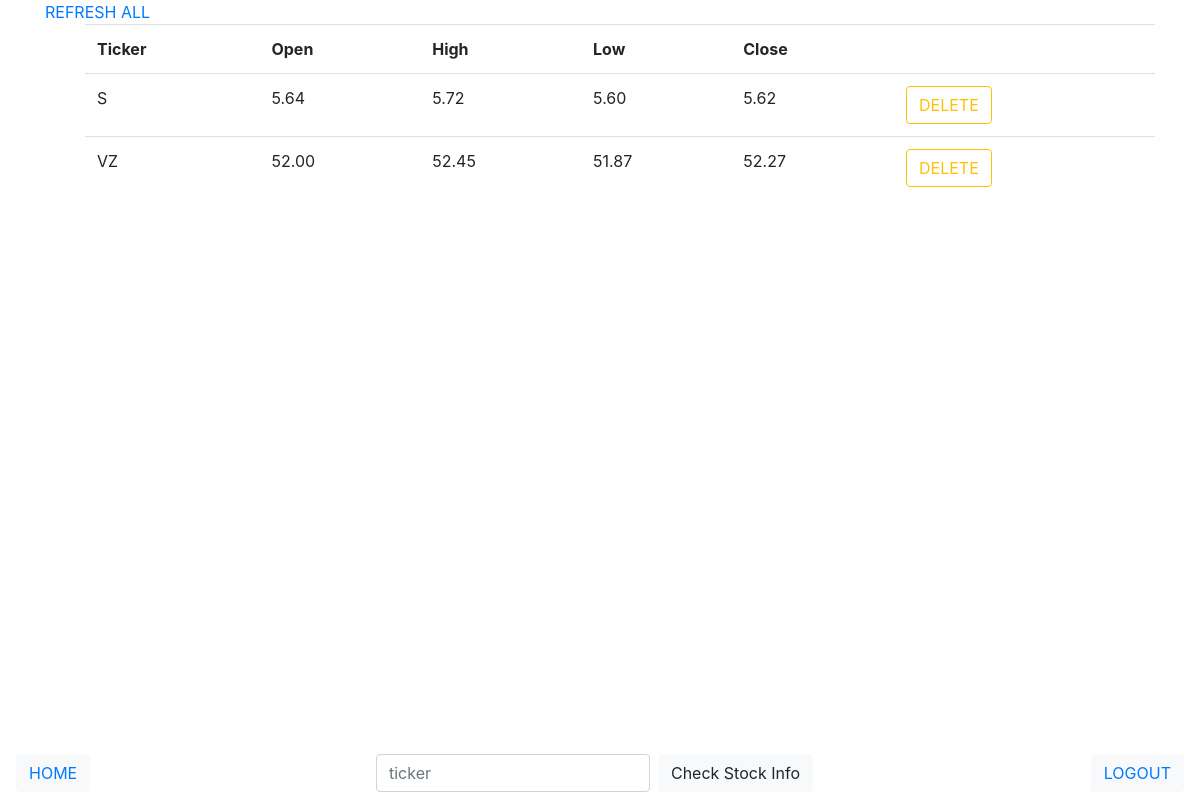
The app's page /stocks/home/ (signed in), older data.
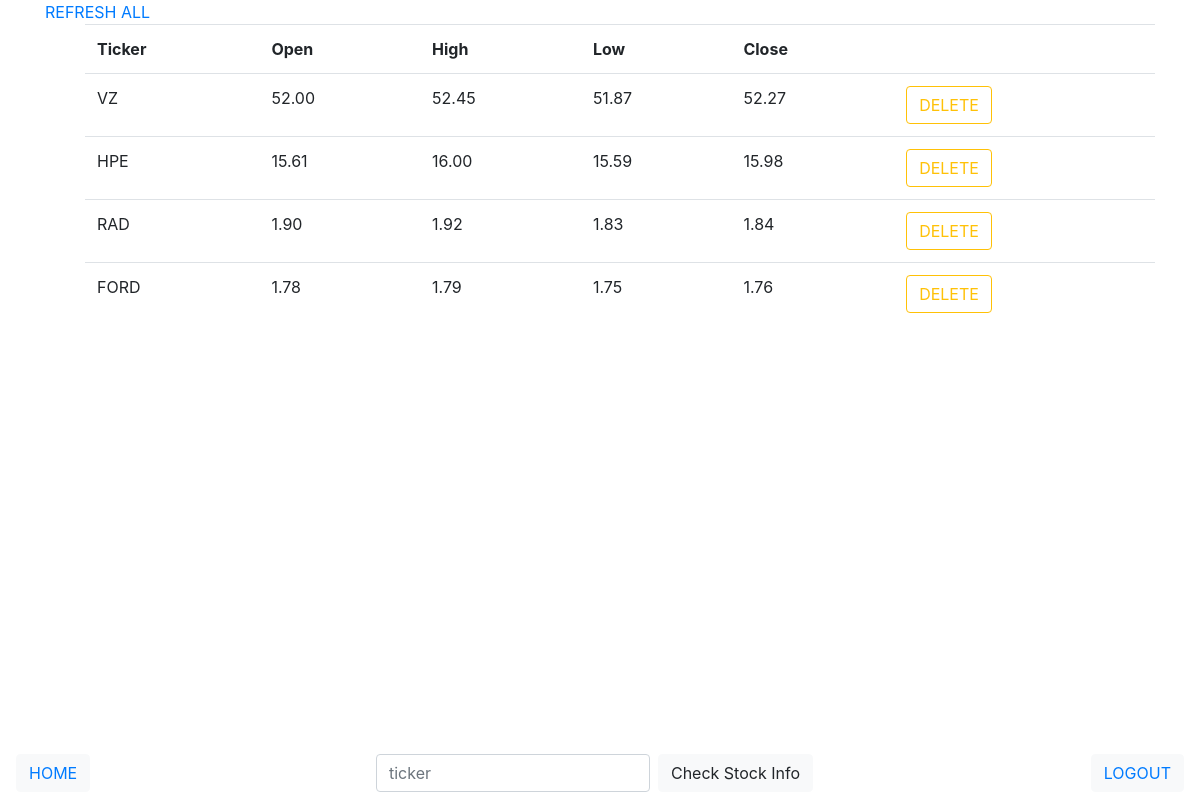
The same page, newer data.
### stocks/models.py (models this page shows, shortened)
class Stock(BaseModel):
    ticker_symbol = models.CharField(max_length= 4)
    user = models.ForeignKey(User, on_delete= models.CASCADE)
    s_open = models.DecimalField(decimal_places=2, max_digits=10, default=1.00)
    s_close = models.DecimalField(decimal_places=2, max_digits=10, default=1.00)
    s_low = models.DecimalField(decimal_places=2, max_digits=10, default=1.00)
    s_high = models.DecimalField(decimal_places=2, max_digits=10, default=1.00)

### stocks/views.py (the view)
# urls.py: path("home/", HomeView.as_view(), name="home"),
class HomeView(View):
    def get(self, request):
        queryset = Stock.objects.all().filter(user__id = (self.request.user.id))
        return render(request, "stocks/home.html", {"user_stocks": queryset})

### stocks/templates/stocks/home.html (shortened to what this page needs)
{% extends 'layout.html' %}
{% load staticfiles %}
{% block body %}
    <div class="container" id="mt">
        <a href="{% url 'stocks:refresh_all' %} ">REFRESH ALL</a>
        {% if user_stocks.count > 0 %}
        <ol>
            <table class="table table-hover">
                <tr>
                    <th>Ticker</th>
                    <th>Open</th>
                    <th>High</th>
                    <th>Low</th>
                    <th>Close</th>
                    <td></td>
                </tr>
                {% for stock in user_stocks %}
                <tr>
                    <td>{{ stock.ticker_symbol }}</td>
                    <td>{{ stock.s_open }}</td>
                    <td>{{ stock.s_high }}</td>
                    <td>{{ stock.s_low }}</td>
                    <td>{{ stock.s_close }}</td>
                    <td>
                        <form action="{% url 'rest:delete' stock.id %}" method="delete">
                            <button class="btn btn-outline-warning">DELETE</button>
                        </form>
                    </td>
                </tr>
                {% endfor %}
        </table>
        {% endif %}
        </ol>
    </div>
{% endblock %}

### base/templates/layout.html (shortened to what this page needs)
{% load static %}
<!DOCTYPE html>
<html>
    <head>
        <link rel="stylesheet" href="https://maxcdn.bootstrapcdn.com/bootstrap/4.0.0/css/bootstrap.min.css">
        <link rel="stylesheet" href="{% static 'stocks/style.css' %}">
    </head>
    <body >
    <nav class="navbar fixed-bottom navbar-light " id="green">
        <button class="btn btn-light mr-2">
            <a href="{% url 'stocks:home' %}">HOME</a>
        </button>
        <form action="{% url 'stocks:stock_search' %}" id="center main_search" class="form-inline" method="post">
            <input type="text" class="form-control mr-sm-2" type="seach" placeholder="ticker" aria-label="Search" name="ticker">
            <button class="btn btn-light my-2 my-sm-0"> Check Stock Info</button>
        </form>
        <button class="btn btn-light">
            <a href="/accounts/logout">LOGOUT</a>
        </button>
    </nav>
    {% block body %}{% endblock %}
    </body>
</html>

Row changes from the older to the newer data that the page shows:
removed Stock: ticker_symbol "S", s_open "5.64", s_high "5.72", s_low "5.60", s_close "5.62"
added Stock: ticker_symbol "HPE", s_open "15.61", s_high "16.00", s_low "15.59", s_close "15.98"
added Stock: ticker_symbol "RAD", s_open "1.90", s_high "1.92", s_low "1.83", s_close "1.84"
added Stock: ticker_symbol "FORD", s_open "1.78", s_high "1.79", s_low "1.75", s_close "1.76"
